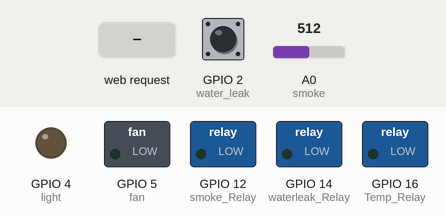
The sketch below on a simulated ESP8266 (NodeMCU). On the bench: switched loads named in the sketch (green lamp = pin HIGH), output pins drawn as LEDs (lit = HIGH). The test bench sets the inputs (shaded band); at power-on: A0 (smoke) = 512, GPIO 2 (water_leak) HIGH. WiFi joins after 1.5 s; servers stay silent unless stated; uploads are accepted with an empty reply; what the sketch prints to the serial monitor is not drawn.

Above: at 2.7 s.
2.8 s: HTTP request GET /kitchen/light/1 received
At 3.8 s:
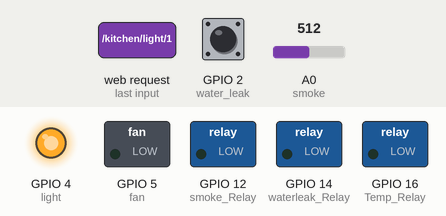
4.3 s: HTTP request GET /kitchen/fan/1 received
At 5.5 s:
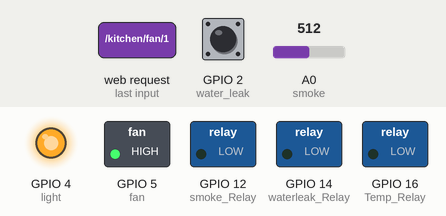
6.3 s: HTTP request GET /kitchen/light/0 received
At 8.0 s:
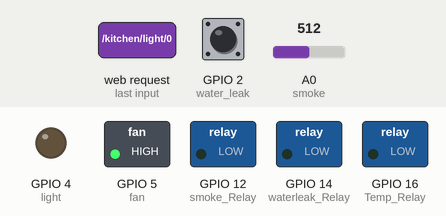
8.3 s: A0 (smoke) set to 108
9.8 s: A0 (smoke) set to 91
12.4 s: HTTP request GET /kitchen/fan/0 received
At 13.6 s:
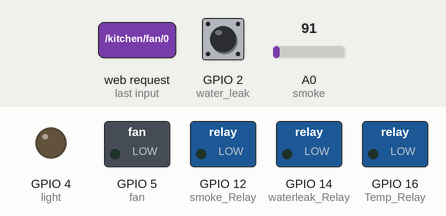
Timing chart, 0 to 15.4 s (numbered marks = the images above; inputs shaded):
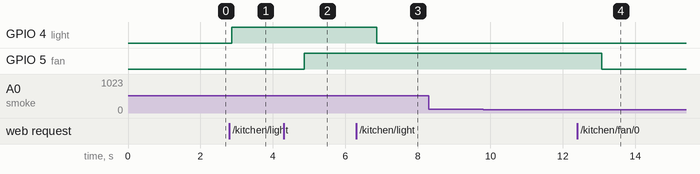

Measured:
- after the input at 2.8 s, GPIO 4 (light): LOW → HIGH after 0.06 s
- after the input at 4.3 s, GPIO 5 (fan): LOW → HIGH after 0.56 s
- after the input at 6.3 s, GPIO 4 (light): HIGH → LOW after 0.56 s
- after the input at 8.3 s, every drawn part: stays the same
- after the input at 9.8 s, every drawn part: stays the same
- after the input at 12.4 s, GPIO 5 (fan): HIGH → LOW after 0.68 s

The sketch:

kitchenV1.ino
```cpp
#include <TimeLib.h>
#include <ESP8266WiFi.h>
#include <WiFiUdp.h>

#include "DHT.h"

#define DHTPIN 13//temp&humid
#define DHTTYPE DHT22

DHT dht(DHTPIN, DHTTYPE);

const char* ssid = "JaraWifi"; //your ssid
const char* password = "jaraz12345"; //password of your wifi network
String phoneNumber="+94716482041"; //phone number to which notification messages are sent

const char* host = "www.txtlocal.com";

WiFiServer server(80);

static const char ntpServerName[] = "lk.pool.ntp.org";
const float timeZone = 5.50;

WiFiUDP Udp;
unsigned int localPort = 8888;  // local port to listen for UDP packets

float calibrationFactor = 4.5;//flow sensor vars
volatile byte pulseCount;
float flowRate;
float floatR;
unsigned int flowMilliLitres;
unsigned long totalMilliLitres;
unsigned long oldTime;
boolean flowFirst=true;
boolean flowEnd=false;//flow sensor vars

boolean smokeFirst=true;//smoke vars
boolean smokeEnd=false;//smoke vars
String store_var1="stTime1|endTime1&";
String store_var2="stTime1|endTime1&";

time_t getNtpTime();
String digitalClockDisplay();
String printDigits(int digits);
void sendNTPpacket(IPAddress &address);

void setup() {
  dht.begin();

  pinMode(2, INPUT);//water leak
  pinMode(4, OUTPUT);//light
  pinMode(5, OUTPUT);//fan
  pinMode(A0, INPUT);//smoke
  pinMode(12, OUTPUT);//smoke_Relay
  pinMode(16, OUTPUT);//Temp_Relay
  pinMode(14, OUTPUT);//waterleak_Relay
  digitalWrite(2, 1);
  digitalWrite(12, 0);//@ the begining smoke is not active
  digitalWrite(14,0);//@ the begining water leakage sensor is not active
  digitalWrite(16, 0);//From the begining temperature & humidity sensor is not running
  digitalWrite(2, 1);

  pulseCount        = 0;//flow sensor
  flowRate          = 0.0;
  flowMilliLitres   = 0;
  totalMilliLitres  = 0;
  oldTime           = 0;//flow sensor

  attachInterrupt(2, pulseCounter, FALLING);//flow sensor

  Serial.begin(115200);
  delay(10);

  // Connect to WiFi network
  Serial.println();
  Serial.println();
  Serial.print("Connecting to ");
  Serial.println(ssid);

  WiFi.begin(ssid, password);

  while (WiFi.status() != WL_CONNECTED) {
    delay(500);
    Serial.print(".");
  }
  Serial.println("");
  Serial.println("WiFi connected");

  // Start the server
  server.begin();
  Serial.println("Server started");

  // Print the IP address
  Serial.println(WiFi.localIP());

  Udp.begin(localPort);
  setSyncProvider(getNtpTime);
  setSyncInterval(300);
}

time_t prevDisplay = 0;

void loop() {
  //flow sensing
  floatR=flow();

  if (floatR!=0){
    Serial.print(".......");
    if (flowFirst){
      flowFirst=false;
      flowEnd=true;

      if (timeStatus() != timeNotSet) {
            if (now() != prevDisplay) { //update the display only if time has changed
                prevDisplay = now();
                store_var2+="Water leakage detected|";
                store_var2+= digitalClockDisplay();
                store_var2+= "|";

                WiFiClient client;
                const int httpPort = 80;
                if (!client.connect(host, httpPort)) {
                  Serial.println("connection failed");
                  return;
                }

                String url = "/sendsmspost.php?uname=lahiruepa@zoho.com&pword=Idontknow94&message=Water%20leakage%20of%20"+String(floatR)+"L/min%20detected%20in%20kitchen.-HomeAssistent&selectednums="+phoneNumber+"&info=1&test=0";

                client.print(String("GET ") + url + " HTTP/1.1\r\n" +
                          "Host: " + host + "\r\n" +
                          "Connection: close\r\n\r\n");
                unsigned long timeout = millis();
                while (client.available() == 0) {
                  if (millis() - timeout > 5000) {
                    client.stop();
                    return;
                  }
                }
            }
          }
    }
   }else{
    if (flowEnd){
      flowEnd=false;
      flowFirst=true;

      if (timeStatus() != timeNotSet) {
            if (now() != prevDisplay) {
                prevDisplay = now();
                store_var2+= digitalClockDisplay();
                store_var2+= "&";
            }
          }
      Serial.println(store_var2);

      delay(50);
      }
    }
   //end of water leakage reading


   //smokeSensor reading
  if(analogRead(A0)>100){
    if(smokeFirst){
      smokeFirst=false;

      if (timeStatus() != timeNotSet) {
            if (now() != prevDisplay) { //update the display only if time has changed
                prevDisplay = now();
                store_var1+="Smoke detected|";
                store_var1+= digitalClockDisplay();
                store_var1+= "|";

                WiFiClient client;
                const int httpPort = 80;
                if (!client.connect(host, httpPort)) {
                  Serial.println("connection failed");
                  return;
                }

                String url = "/sendsmspost.php?uname=lahiruepa@zoho.com&pword=Idontknow94&message=Smoke%20detected%20in%20the%20kitchen%20room.-HomeAssistent&selectednums="+phoneNumber+"&info=1&test=0";

                client.print(String("GET ") + url + " HTTP/1.1\r\n" +
                          "Host: " + host + "\r\n" +
                          "Connection: close\r\n\r\n");
                unsigned long timeout = millis();
                while (client.available() == 0) {
                  if (millis() - timeout > 5000) {
                    client.stop();
                    return;
                  }
                }
            }
          }

         delay(50);
      }
      smokeEnd=true;
    }
  else{
    smokeFirst=true;
    if(smokeEnd){
      if (timeStatus() != timeNotSet) {
            if (now() != prevDisplay) {
                prevDisplay = now();
                store_var1+= digitalClockDisplay();
                store_var1+= "&";
            }
          }
           Serial.println(store_var1);
           delay(50);
      }
    }

  // Check if a client has connected
  WiFiClient client = server.available();
  if (!client) {
    return;
  }

  // Wait until the client sends some data
  Serial.println("new client");
  while(!client.available()){
    delay(1);
  }

  // Read the first line of the request
  String req = client.readStringUntil('\r');
  Serial.println(req);
  client.flush();

  // Match the request
  String pos;
  int checkPos;
  int val;
  String s;
  if (req.indexOf("/kitchen/door/0") != -1){
    digitalWrite(2, 0);
    s = "HTTP/1.1 200 OK\r\nContent-Type: text/plain\r\n\r\nDoor locked!";}

  else if (req.indexOf("/kitchen/door/1") != -1){
    digitalWrite(2, 1);
    s = "HTTP/1.1 200 OK\r\nContent-Type: text/plain\r\n\r\nDoor unlocked!";}

  else if (req.indexOf("/kitchen/door/check/1") != -1){
    if(digitalRead(2)==LOW){
      pos="Door is locked!";}
    else if(digitalRead(2)==HIGH){
      pos="Door is not locked!";}
    s = "HTTP/1.1 200 OK\r\nContent-Type: text/plain\r\n\r\n"+pos;}

  else if (req.indexOf("/kitchen/light/0") != -1){
    digitalWrite(4, 0);
    s = "HTTP/1.1 200 OK\r\nContent-Type: text/plain\r\n\r\nKitchen_light is now low";}

  else if (req.indexOf("/kitchen/light/1") != -1){
    digitalWrite(4, 1);
    s = "HTTP/1.1 200 OK\r\nContent-Type: text/plain\r\n\r\nKitchen_light is now high ";}

  else if (req.indexOf("/kitchen/fan/0") != -1){
    digitalWrite(5, 0);
    s = "HTTP/1.1 200 OK\r\nContent-Type: text/plain\r\n\r\nKitchen_fan is now low";}

  else if (req.indexOf("/kitchen/fan/1") != -1){
    digitalWrite(5, 1);
    s = "HTTP/1.1 200 OK\r\nContent-Type: text/plain\r\n\r\nKitchen_fan is now high ";}

  else if (req.indexOf("/kitchen/temp/check/1") != -1){
    float h = dht.readHumidity();
    float t = dht.readTemperature();
    float hic = dht.computeHeatIndex(t, h, false);
    s = "HTTP/1.1 200 OK\r\nContent-Type: text/plain\r\n\r\n"+String(t)+","+String(hic);}

  else if (req.indexOf("/kitchen/humid/check/1") != -1){
    float h = dht.readHumidity();
    s = "HTTP/1.1 200 OK\r\nContent-Type: text/plain\r\n\r\n"+String(h);}

  else if (req.indexOf("/kitchen/smoke/0") != -1){
    digitalWrite(12, 0);
    s = "HTTP/1.1 200 OK\r\nContent-Type: text/plain\r\n\r\nSmoke Sensor Down";}

  else if (req.indexOf("/kitchen/smoke/1") != -1){
    digitalWrite(12, 1);
    s = "HTTP/1.1 200 OK\r\nContent-Type: text/plain\r\n\r\nSmoke Sensor Up";}

  else if (req.indexOf("/kitchen/temp/0") != -1){
    digitalWrite(16, 0);
    s = "HTTP/1.1 200 OK\r\nContent-Type: text/plain\r\n\r\nTemp & Humid Sensor Down";}

  else if (req.indexOf("/kitchen/temp/1") != -1){
    digitalWrite(16, 1);
    s = "HTTP/1.1 200 OK\r\nContent-Type: text/plain\r\n\r\nTemp & Humid Sensor Up";}

  else if (req.indexOf("/kitchen/leak/0") != -1){
    digitalWrite(16, 0);
    s = "HTTP/1.1 200 OK\r\nContent-Type: text/plain\r\n\r\nLeakage Sensor Down";}

  else if (req.indexOf("/kitchen/leak/1") != -1){
    digitalWrite(16, 1);
    s = "HTTP/1.1 200 OK\r\nContent-Type: text/plain\r\n\r\nLeakage Sensor Up";}

  else if (req.indexOf("/kitchen/notification") != -1){
    s = "HTTP/1.1 200 OK\r\nContent-Type: text/plain\r\n\r\n"+store_var1+"&"+store_var2;}

  else {
    Serial.println("invalid request");
    client.stop();
    return;
  }

  client.flush();

  // Send the response to the client
  client.print(s);
  delay(1);
  Serial.println("Client disonnected");

  // The client will actually be disconnected
  // when the function returns and 'client' object is detroyed

}

String digitalClockDisplay()
{
  // digital clock display of the time
  String s= String(hour());
  s+=printDigits(minute());
  s+=printDigits(second());
  s+=" ";
  s+=String(day());
  s+=".";
  s+=String(month());
  s+=".";
  s+=String(year());

  return s;
}

String printDigits(int digits)
{
  // utility for digital clock display: prints preceding colon and leading 0
  String dts=":";
  if (digits < 10)
    dts=dts+'0';
  dts=dts+String(digits);
  return dts;
}

const int NTP_PACKET_SIZE = 48; // NTP time is in the first 48 bytes of message
byte packetBuffer[NTP_PACKET_SIZE]; //buffer to hold incoming & outgoing packets

time_t getNtpTime()
{
  IPAddress ntpServerIP; // NTP server's ip address

  while (Udp.parsePacket() > 0) ; // discard any previously received packets
  Serial.println("Transmit NTP Request");
  // get a random server from the pool
  WiFi.hostByName(ntpServerName, ntpServerIP);
  Serial.print(ntpServerName);
  Serial.print(": ");
  Serial.println(ntpServerIP);
  sendNTPpacket(ntpServerIP);
  uint32_t beginWait = millis();
  while (millis() - beginWait < 1500) {
    int size = Udp.parsePacket();
    if (size >= NTP_PACKET_SIZE) {
      Serial.println("Receive NTP Response");
      Udp.read(packetBuffer, NTP_PACKET_SIZE);  // read packet into the buffer
      unsigned long secsSince1900;
      // convert four bytes starting at location 40 to a long integer
      secsSince1900 =  (unsigned long)packetBuffer[40] << 24;
      secsSince1900 |= (unsigned long)packetBuffer[41] << 16;
      secsSince1900 |= (unsigned long)packetBuffer[42] << 8;
      secsSince1900 |= (unsigned long)packetBuffer[43];
      return secsSince1900 - 2208988800UL + timeZone * SECS_PER_HOUR;
    }
  }
  Serial.println("No NTP Response :-(");
  return 0; // return 0 if unable to get the time
}

// send an NTP request to the time server at the given address
void sendNTPpacket(IPAddress &address)
{
  // set all bytes in the buffer to 0
  memset(packetBuffer, 0, NTP_PACKET_SIZE);
  // Initialize values needed to form NTP request
  // (see URL above for details on the packets)
  packetBuffer[0] = 0b11100011;   // LI, Version, Mode
  packetBuffer[1] = 0;     // Stratum, or type of clock
  packetBuffer[2] = 6;     // Polling Interval
  packetBuffer[3] = 0xEC;  // Peer Clock Precision
  // 8 bytes of zero for Root Delay & Root Dispersion
  packetBuffer[12] = 49;
  packetBuffer[13] = 0x4E;
  packetBuffer[14] = 49;
  packetBuffer[15] = 52;
  // all NTP fields have been given values, now
  // you can send a packet requesting a timestamp:
  Udp.beginPacket(address, 123); //NTP requests are to port 123
  Udp.write(packetBuffer, NTP_PACKET_SIZE);
  Udp.endPacket();
}

void pulseCounter()
{
  // Increment the pulse counter
  pulseCount++;
}

//water leakage reading
int flow(){
    detachInterrupt(2);

    flowRate = ((1000.0 / (millis() - oldTime)) * pulseCount) / calibrationFactor;
    oldTime = millis();
    flowMilliLitres = (flowRate / 60) * 1000;
    totalMilliLitres += flowMilliLitres;


    // Reset the pulse counter so we can start incrementing again
    pulseCount = 0;

    // Enable the interrupt again now that we've finished sending output
    attachInterrupt(2, pulseCounter, FALLING);
    delay(1000);
    return flowRate;
  }
```
